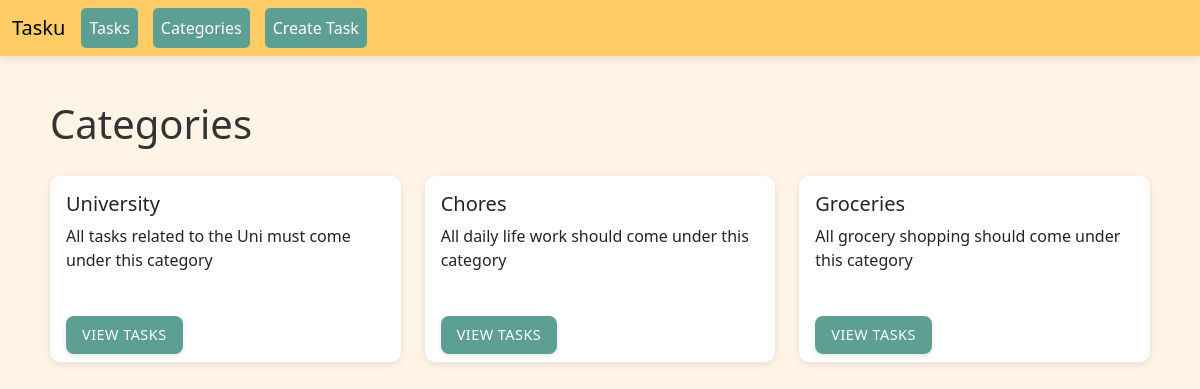
Page /categories/ on the committed database.
### tasks_app/models.py (models this page shows, shortened)
class Category(models.Model):
    name = models.CharField(max_length=100)
    description = models.TextField(blank=True, null=True)
    class Meta:
        verbose_name_plural = 'Categories'

### tasks_app/views.py (the view)
# urls.py: path('categories/', views.category_list, name='categories'),
def category_list(request):
    categories = Category.objects.all()
    return render(request, "category_list.html", {"categories": categories})

### tasks_app/templates/category_list.html (shortened to what this page needs)
{% extends 'base.html' %}
{% block content %}
    <h1>Categories</h1>
    <div class="row">
        {% for category in categories %}
        <div class="col-md-4 col-sm-6 mb-4">
            <div class="card h-100">
                <div class="card-body">
                    <h5 class="card-title">{{ category.name }}</h5>
                    <p class="card-text">{{ category.description }}</p>
                </div>
                <div class="card-footer bg-transparent border-top-0">
                    <a href="{% url 'category_tasks' category.id %}" class="btn">View Tasks</a>
                </div>
            </div>
        </div>
        {% empty %}
        <div class="col-12">
            <p>No categories!</p>
        </div>
        {% endfor %}
    </div>
{% endblock %}

### tasks_app/templates/base.html (style rules this page uses)
body { background-color: #FFF4E6; color: #333; }
.btn, .nav-link { background-color: #5D9F92; color: white; border-radius: 5px; }
.btn { background-color: #5D9F92; color: white; border-radius: 8px; padding: 8px 16px; border: none; font-weight: 500; transition: all 0.3s ease; box-shadow: 0 2px 5px rgba(0, 0, 0, 0.1); text-transform: uppercase; letter-spacing: 0.5px; font-size: 0.9rem; }
.card { margin-top: 20px; border-radius: 10px; border: none; box-shadow: 0 2px 8px rgba(0,0,0,0.1); }

### rows in the picture
Category: name "University", description "All tasks related to the Uni must come under this category"
Category: name "Chores", description "All daily life work should come under this category"
Category: name "Groceries", description "All grocery shopping should come under this category"
